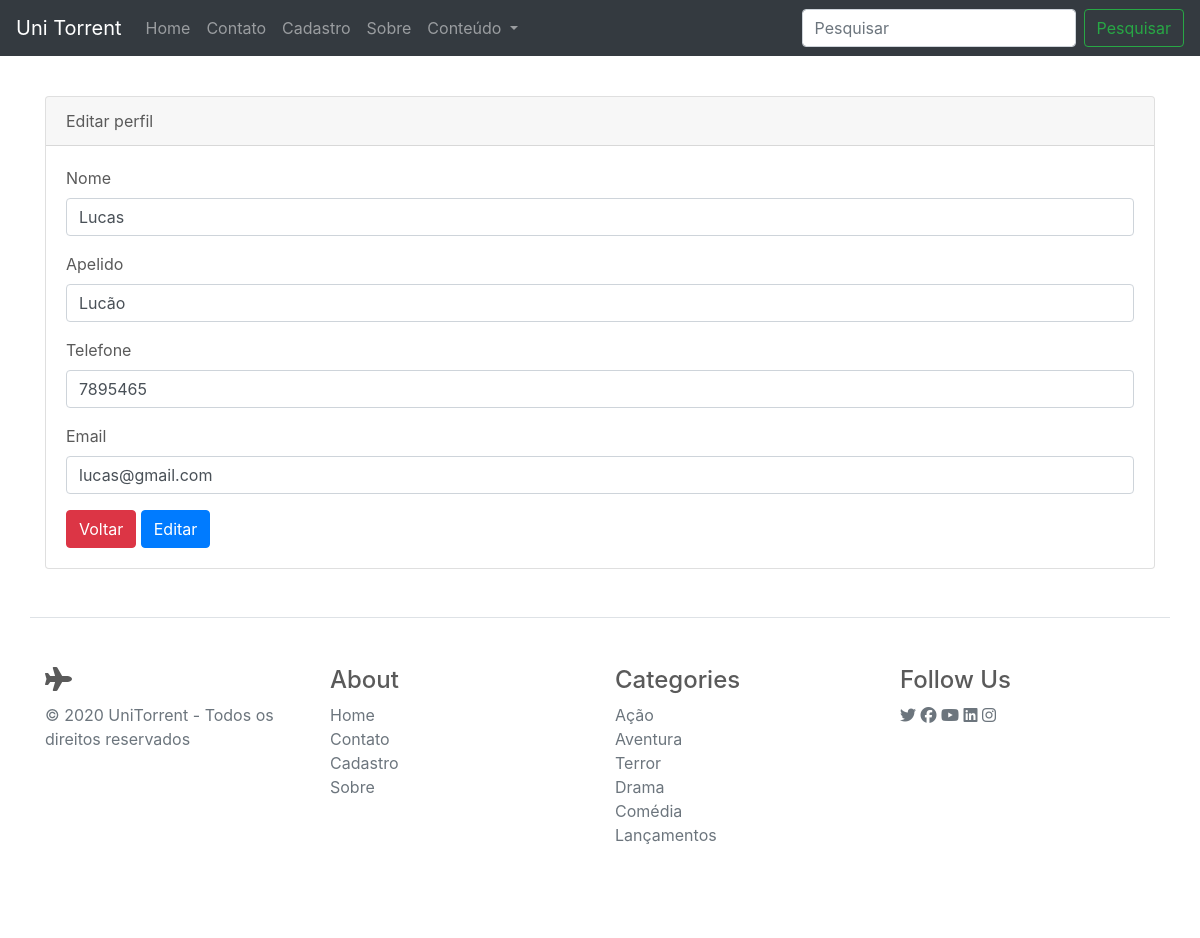
The app's page /editar.php?id=3 with its own data.
### tables this page shows
CREATE TABLE `cadastro` (
  `id` int(11) NOT NULL,
  `nome` varchar(535) NOT NULL,
  `apelido` varchar(535) NOT NULL,
  `telefone` int(11) NOT NULL,
  `email` varchar(535) NOT NULL,
  `senha` varchar(535) NOT NULL
);

### editar.php (the view, shortened to what this page needs)
<?php
	include_once("connection/pdo.php");
	$id = filter_input(INPUT_GET, 'id', FILTER_SANITIZE_NUMBER_INT);
?>
<!DOCTYPE html>
<html lang="pt-br">
<head>
	<link rel="stylesheet" href="https://stackpath.bootstrapcdn.com/bootstrap/4.1.3/css/bootstrap.min.css">
	<link rel="stylesheet" href="./css/carousel.css">
	<link rel="stylesheet" href="https://cdnjs.cloudflare.com/ajax/libs/font-awesome/5.13.0/css/v4-shims.min.css">
	<link rel="stylesheet" type="text/css" href="css/style.css">
</head>
<body>
	<header>
		<nav class="navbar navbar-expand-md navbar-dark fixed-top bg-dark">
			<a class="navbar-brand" href="index.html">Uni Torrent</a>
			<div class="collapse navbar-collapse" id="navbarCollapse">
				<ul class="navbar-nav mr-auto">
					<li class="nav-item">
						<a class="nav-link" href="index.html">Home</a>
					</li>
					<li class="nav-item">
						<a class="nav-link" href="contato.html">Contato</a>
					</li>
					<li class="nav-item">
						<a class="nav-link" href="cadastro.html">Cadastro</a>
					</li>
					<li class="nav-item">
						<a class="nav-link" href="sobre.html">Sobre</a>
					</li>
					<li class="nav-item dropdown">
						<a class="nav-link dropdown-toggle" href="#" id="navbarDropdown" role="button" data-toggle="dropdown" aria-haspopup="true" aria-expanded="false">
							Conteúdo
						</a>
					</li>
				</ul>
				<form class="form-inline mt-2 mt-md-0" action="pesquisa.php" method="post">
					<input class="form-control mr-sm-2" type="text" name="pesquisa" placeholder="Pesquisar" aria-label="Pesquisar" minlength="2" required>
					<input name="SendPesq" class="btn btn-outline-success my-2 my-sm-0" type="submit" value="Pesquisar">
				</form>
			</div>
		</nav>
	</header>
	<div class="container mt-5">
		<div class="card">
			<div class="card-header">
				Editar perfil
			</div>
			<div class="card-body">
				<?php
					$result_usuario = "SELECT * FROM cadastro WHERE id=$id";
					$resultado_usuario = $conn->prepare($result_usuario);
					$resultado_usuario->execute();
					$row_usuario = $resultado_usuario->fetch(PDO::FETCH_ASSOC);
				?>
				<form method="post" action="validation/valida_editar.php">
					<div class="form-group">
						<label for="exampleInputEmail1">Nome</label>
						<input type="text" class="form-control" name="nome" placeholder="Inserir o nome completo" value="<?php if(isset($row_usuario['nome'])){ echo $row_usuario['nome']; } ?>">
					</div>
					<div class="form-group">
						<label for="exampleInputEmail1">Apelido</label>
						<input type="text" class="form-control" name="apelido" placeholder="Inserir o apelido" value="<?php if(isset($row_usuario['apelido'])){ echo $row_usuario['apelido']; } ?>">
					</div>
					<div class="form-group">
						<label for="exampleInputEmail1">Telefone</label>
						<input type="number" class="form-control" name="telefone" placeholder="Inserir o telefone" value="<?php if(isset($row_usuario['telefone'])){ echo $row_usuario['telefone']; } ?>">
					</div>
					<div class="form-group">
						<label for="exampleInputEmail1">Email</label>
						<input type="email" class="form-control" name="email" placeholder="Inserir o email" value="<?php if(isset($row_usuario['email'])){ echo $row_usuario['email']; } ?>">
					</div>
					<a href="painel.php" class="btn btn-danger">Voltar</a>
					<input name="SendEdit" class="btn btn-primary" type="submit" value="Editar">
				</form>
			</div>
		</div>
	</div>
	<footer class="container border-top mt-5 py-5">
		<div class="row">
			<div class="col-12 col-md">
				<h4><span class="fa fa-plane"></span></h4>
				<p class="text-muted">&copy 2020 UniTorrent - Todos os direitos reservados</p>
			</div>
			<div class="col-6 col-md">
				<h4>About</h4>
				<ul class="list-unstyled">
					<li><a href="index.html" class="text-muted">Home</a></li>
					<li><a href="contato.html" class="text-muted">Contato</a></li>
					<li><a href="cadastro.html" class="text-muted">Cadastro</a></li>
					<li><a href="sobre.html" class="text-muted">Sobre</a></li>
				</ul>
			</div>
			<div class="col-6 col-md">
				<h4>Categories</h4>
				<ul class="list-unstyled">
					<li><a href="pages/acao.html" class="text-muted">Ação</a></li>
					<li><a href="pages/aventura.html" class="text-muted">Aventura</a></li>
					<li><a href="pages/terror.html" class="text-muted">Terror</a></li>
					<li><a href="pages/drama.html" class="text-muted">Drama</a></li>
					<li><a href="pages/comedia.html" class="text-muted">Comédia</a></li>
					<li><a href="pages/lancamentos.html" class="text-muted">Lançamentos</a></li>
				</ul>
			</div>
			<div class="col-6 col-md">
				<h4>Follow Us</h4>
				<a href="#" class="text-muted"><span class="fab fa-twitter"></span></a>
				<a href="#" class="text-muted"><span class="fab fa-facebook"></span></a>
				<a href="#" class="text-muted"><span class="fab fa-youtube"></span></a>
				<a href="#" class="text-muted"><span class="fab fa-linkedin"></span></a>
				<a href="#" class="text-muted"><span class="fab fa-instagram"></span></a>
			</div>
		</div>
	</footer>
</body>
</html>

### css/carousel.css (style rules this page uses)
body { padding-top: 3rem; padding-bottom: 3rem; color: #5a5a5a; }

### css/style.css (style rules this page uses)
.card { margin-bottom: 20px; }

### records on screen
cadastro: nome "Lucas", apelido "Lucão", telefone "7895465", email "lucas@gmail.com"
